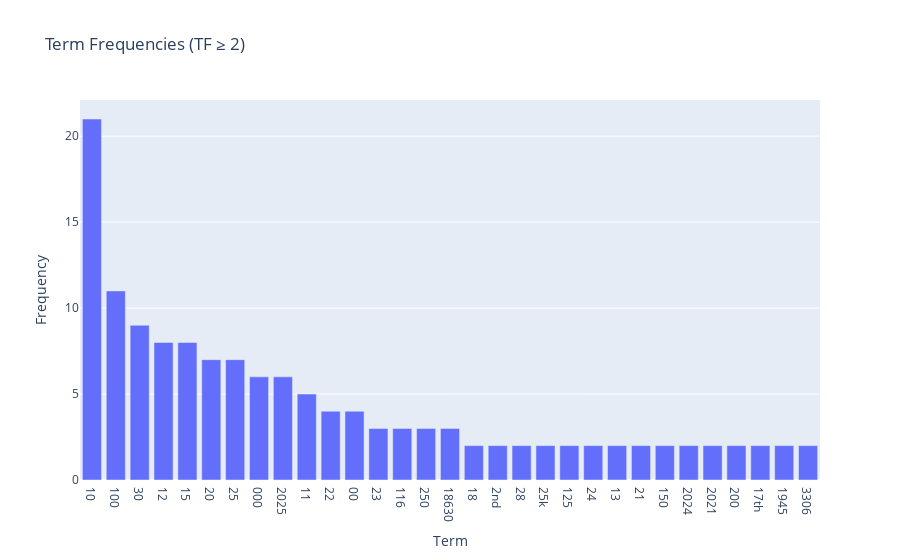

Here is the notebook cell this chart was saved with:
### Markdown cell above
### >>> **Exercise 14 (take home):** 
將頻率用降冪來呈現可以簡單辨認出詞頻率由高至低

### Code cell
df = df.sort_values("Frequency", ascending=False)
fig = px.bar(
    df,
    x="Term",
    y="Frequency",
    title="Term Frequencies (TF ≥ 2)"
)

fig.show()

### Figure 1 — Plotly figure (JSON) as saved in the notebook; plotly's stock layout.template omitted (floating-point values rounded to 4 significant figures)
{"data": [{"hovertemplate": "Term=%{x}<br>Frequency=%{y}<extra></extra>", "legendgroup": "", "marker": {"color": "#636efa", "pattern": {"shape": ""}}, "name": "", "orientation": "v", "showlegend": false, "textposition": "auto", "type": "bar", "x": ["10", "100", "30", "12", "15", "20", "25", "000", "2025", "11", "22", "00", "23", "116", "250", "18630", "18", "2nd", "28", "25k", "125", "24", "13", "21", "150", "2024", "2021", "200", "17th", "1945", "3306"], "xaxis": "x", "y": [21, 11, 9, 8, 8, 7, 7, 6, 6, 5, 4, 4, 3, 3, 3, 3, 2, 2, 2, 2, 2, 2, 2, 2, 2, 2, 2, 2, 2, 2, 2], "yaxis": "y"}], "layout": {"barmode": "relative", "legend": {"tracegroupgap": 0}, "title": {"text": "Term Frequencies (TF ≥ 2)"}, "xaxis": {"anchor": "y", "domain": [0, 1], "title": {"text": "Term"}}, "yaxis": {"anchor": "x", "domain": [0, 1], "title": {"text": "Frequency"}}}}
